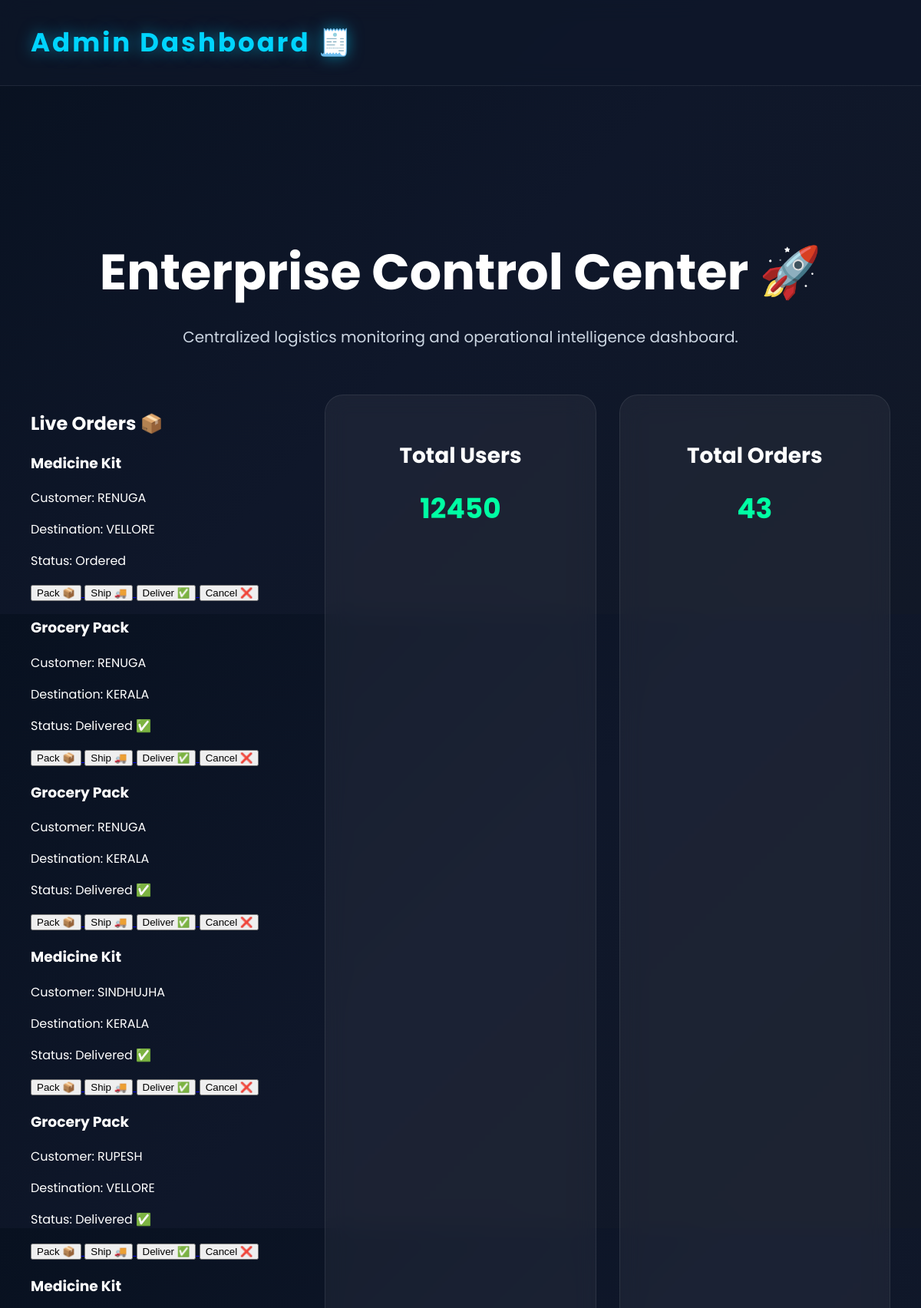
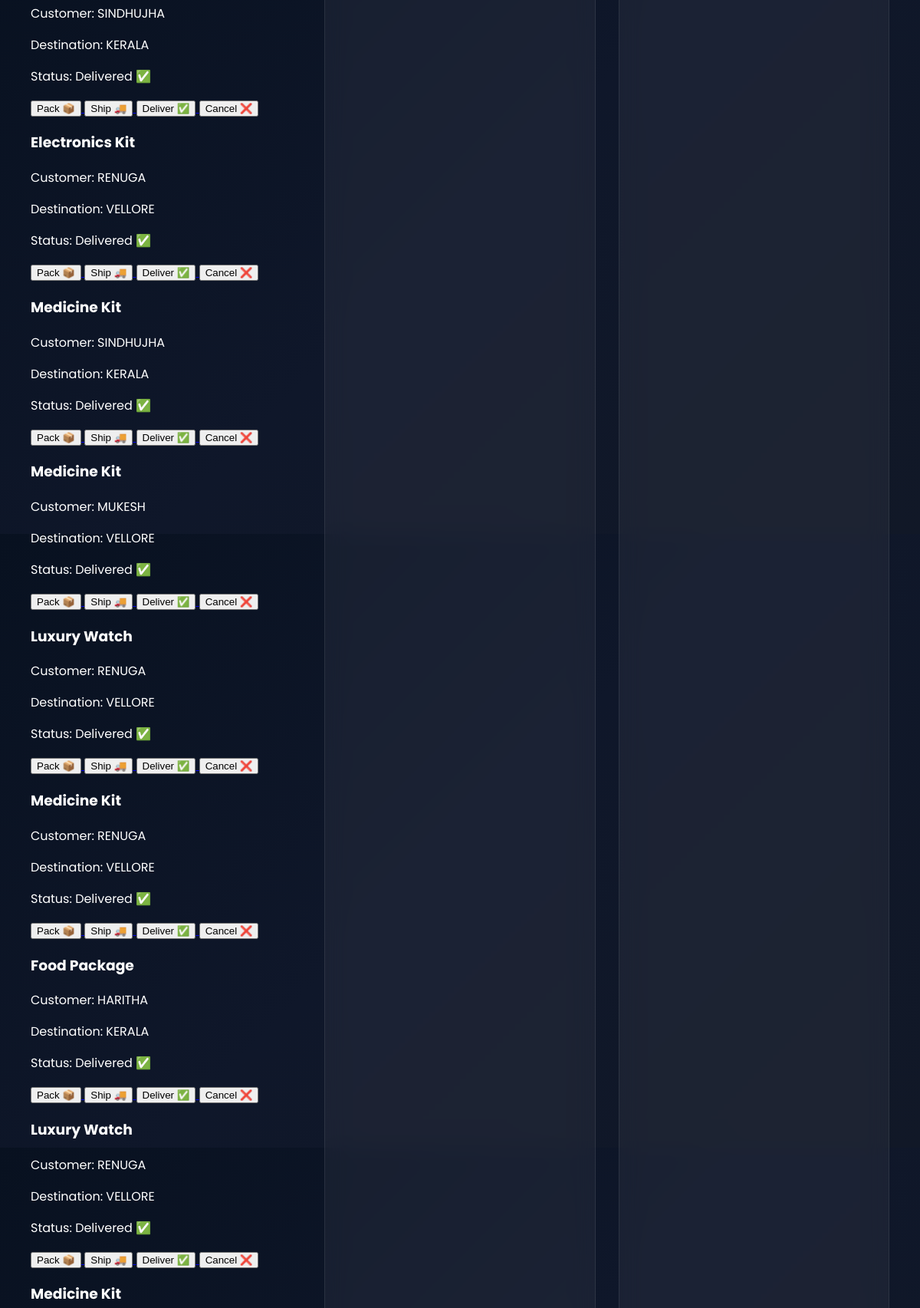
The page /admin (signed in, upper part) on the database its author committed (2 pictures, top to bottom).
### tables this page shows
CREATE TABLE orders (

            id INTEGER PRIMARY KEY AUTOINCREMENT,

            customer_name TEXT,

            product_name TEXT,

            destination TEXT,

            priority TEXT,

            delivery_speed TEXT,

            status TEXT,

            created_at TEXT

        );

### app.py (the view)
@app.route("/admin")
def admin():
    if "user" not in session:
        return redirect("/login")
    connection = sqlite3.connect("algo.db")
    cursor = connection.cursor()
    cursor.execute("""

        SELECT * FROM orders

        ORDER BY id DESC

    """)
    orders = cursor.fetchall()
    delivered_count = 0
    cancelled_count = 0
    for order in orders:
        if "Delivered" in order[6]:
            delivered_count += 1
        elif "Cancelled" in order[6]:
            cancelled_count += 1
    admin_data = {
        "users": 12450,
        "orders": len(orders),
        "revenue": "92.5L",
        "deliveries": delivered_count,
        "fraud": 18,
        "stock": "Stable ✅"
    }
    connection.close()
    return render_template(
        "admin.html",
        data=admin_data,
        orders=orders,
        delivered_count=delivered_count,
        cancelled_count=cancelled_count
    )

### templates/admin.html (shortened to what this page needs)
<!DOCTYPE html>
<html>
<head>
    <link
    rel="stylesheet"
    href="{{ url_for('static', filename='css/style.css') }}"
    >
</head>
<body>
    <div class="navbar">
        <div class="logo">
            Admin Dashboard 🧾
        </div>
    </div>
    <section class="admin-page">
        <div class="admin-container">
            <div class="admin-header">
                <h1>
                    Enterprise Control Center 🚀
                </h1>
                <p>
                    Centralized logistics monitoring
                    and operational intelligence dashboard.
                </p>
            </div>
            <div class="admin-grid">
            <div class="admin-orders">
    <h2>
        Live Orders 📦
    </h2>
    {% for order in orders %}
    <div class="admin-order-card">
        <h3>
            {{ order[2] }}
        </h3>
        <p>
            Customer:
            {{ order[1] }}
        </p>
        <p>
            Destination:
            {{ order[3] }}
        </p>
        <p>
            Status:
            {{ order[6] }}
        </p>
        <div class="admin-actions">
    <a href="/update-status/{{ order[0] }}/Packed 📦">
        <button>
            Pack 📦
        </button>
    </a>
    <a href="/update-status/{{ order[0] }}/Shipped 🚚">
        <button>
            Ship 🚚
        </button>
    </a>
    <a href="/update-status/{{ order[0] }}/Delivered ✅">
        <button>
            Deliver ✅
        </button>
    </a>
    <a href="/cancel-order/{{ order[0] }}">
        <button>
            Cancel ❌
        </button>
    </a>
</div>
    </div>
    {% endfor %}
</div>
                <div class="admin-card">
                    <h2>
                        Total Users
                    </h2>
                    <span>
                        {{ data.users }}
                    </span>
                </div>
                <div class="admin-card">
                    <h2>
                        Total Orders
                    </h2>
                    <span>
                        {{ data.orders }}
                    </span>
                </div>
            </div>
        </div>
    </section>
</body>
</html>

### static/css/style.css (style rules this page uses)
body { margin: 0; padding: 0; font-family: 'Poppins', sans-serif; background: linear-gradient( 135deg, #081120, #0f172a, #111827 ); overflow-x: hidden; }
.navbar { width: 100%; position: relative; top: 0; left: 0; z-index: 1000; display: flex; justify-content: space-between; align-items: center; padding: 20px 50px; box-sizing: border-box; background: rgba(15, 23, 42, 0.7); backdrop-filter: blur(14px); border-bottom: 1px solid rgba(255,255,255,0.08); overflow-x: auto; flex-wrap: nowrap; }
.logo { color: #00d4ff; font-size: 34px; font-weight: 700; letter-spacing: 3px; text-shadow: 0 0 20px rgba(0,212,255,0.5); }
.admin-page { min-height: 100vh; padding: 140px 40px; color: white; }
.admin-container { max-width: 1400px; margin: auto; }
.admin-header { text-align: center; margin-bottom: 60px; }
.admin-header h1 { font-size: 65px; margin-bottom: 15px; }
.admin-header p { color: #cbd5e1; font-size: 20px; }
.admin-grid { display: grid; grid-template-columns: repeat(auto-fit, minmax(260px, 1fr)); gap: 30px; margin-bottom: 60px; }
.admin-card { background: rgba(255,255,255,0.05); border: 1px solid rgba(255,255,255,0.08); border-radius: 24px; padding: 35px; text-align: center; backdrop-filter: blur(14px); transition: 0.3s; }
.admin-card h2 { margin-bottom: 20px; font-size: 28px; }
.admin-card span { font-size: 36px; font-weight: 700; color: #00ffa3; }
.navbar { display:flex; justify-content:space-between; align-items:center; padding:30px 40px; }

### rows shown on the page
orders: product_name "Medicine Kit", customer_name "RENUGA", destination "VELLORE", status "Ordered"
orders: product_name "Grocery Pack", customer_name "RENUGA", destination "KERALA", status "Delivered ✅"
orders: product_name "Grocery Pack", customer_name "RENUGA", destination "KERALA", status "Delivered ✅"
orders: product_name "Medicine Kit", customer_name "SINDHUJHA", destination "KERALA", status "Delivered ✅"
orders: product_name "Grocery Pack", customer_name "RUPESH", destination "VELLORE", status "Delivered ✅"
orders: product_name "Medicine Kit", customer_name "SINDHUJHA", destination "KERALA", status "Delivered ✅"
orders: product_name "Electronics Kit", customer_name "RENUGA", destination "VELLORE", status "Delivered ✅"
orders: product_name "Medicine Kit", customer_name "SINDHUJHA", destination "KERALA", status "Delivered ✅"
orders: product_name "Medicine Kit", customer_name "MUKESH", destination "VELLORE", status "Delivered ✅"
orders: product_name "Luxury Watch", customer_name "RENUGA", destination "VELLORE", status "Delivered ✅"
orders: product_name "Medicine Kit", customer_name "RENUGA", destination "VELLORE", status "Delivered ✅"
orders: product_name "Food Package", customer_name "HARITHA", destination "KERALA", status "Delivered ✅"
orders: product_name "Luxury Watch", customer_name "RENUGA", destination "VELLORE", status "Delivered ✅"
orders: product_name "Medicine Kit"

### other values the page prints
{{ data.users }} "12450"
{{ data.orders }} "43"
